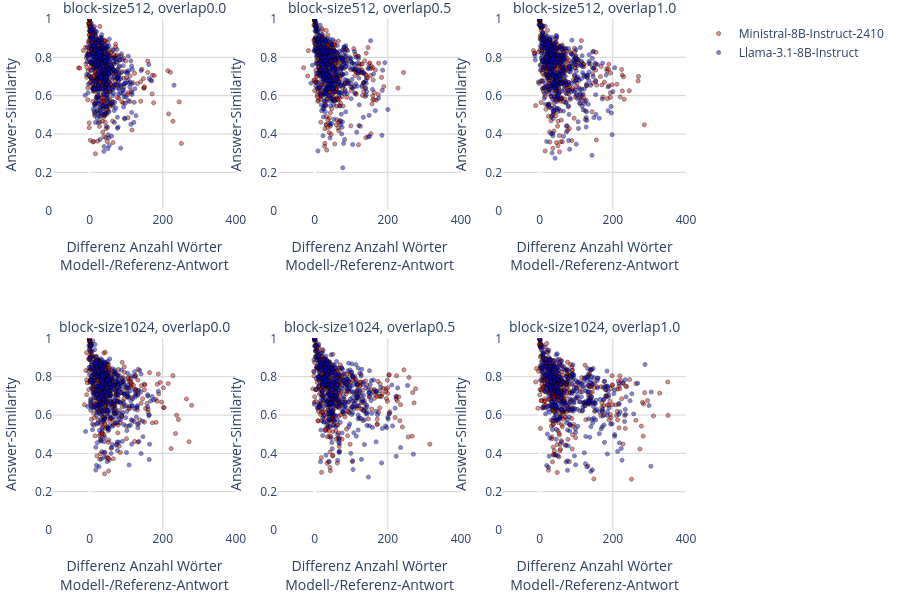

Notebook cell for this chart:
### Markdown cell above
#### Scatter-Plot Differenz Anzahl Wörter Modell-/Referenz-Antwort und Similarity für Segmentierungsverfahren

Gegenüberstellung der Differenz der Anzahl Wörter zwischen Modell-/Referenz-Antwort und Ähnlichkeit für Segmentierungsverfahren und Überlappungen.

### Code cell
retrieval = ['block-size512', 'block-size1024']
#retrieval = ['classification']

fig = make_subplots(len(retrieval), 3, subplot_titles=[f'{retrieval[j]}, overlap{overlaps[k]}' for j in range(len(retrieval)) for k in range(len(overlaps))])
#fig = go.Figure().set_subplots(3, 2)

# overlap
for k in range(len(overlaps)):
    # block_size
    for j in range(len(retrieval)):
        # models
        for i in range(len(models)):
            m = models[i]
            # Daten einlesen
            a_m = pq.read_table(f'{config.dataset["path"]}answers_model_{m}_retrieval_{retrieval[j]}_overlap{overlaps[k]}.parquet').to_pandas()
            # Antworten zu Fragen-Auswahl selektieren
            a_m = a_m.loc[queries_text_text_table_select.index]
            # Anzahl Wörter für Modell-Antworten
            a_m['answer_word_count'] = a_m['answer_model'].str.replace(r'\p{P}+', '', regex=True).str.replace(r'[\n\t\s]+', ' ', regex=True).str.split(' ').str.len()
            a_m['answer_word_count_diff'] = (a_m['answer_word_count'] - queries_text_text_table_select['answer_word_count'])

            #print(f'Modell {m}, Retrieval {retrieval[j]}, Overlap {overlaps[k]}\n')
            #print('Correlation\n')
            #print(stats.pearsonr(a_m['answer_word_count_diff'], a_m['answer_similarity']))
            #print(stats.spearmanr(a_m['answer_word_count_diff'], a_m['answer_similarity']))
            #print('')

            #print('Differenz Anzahl Wörter Modell-/Referenz-Antwort')
            #print(a_m['answer_word_count_diff'].describe())
            #print('')
            
            # Scatter Plot Anzahl Wörter Modell-/Referenz-Antwort
            fig.add_trace(go.Scatter(x=(a_m['answer_word_count'] - queries_text_text_table_select['answer_word_count']),#.abs(), 
                y=a_m['answer_similarity'],
                mode='markers',
                marker={'color': model_colors[i], 'size':4, 'opacity': 0.5, 'line':{'width':1, 'color': '#000000'}},
                name=m,
                showlegend=False
            ), row=j+1, col=k+1)

fig.update_yaxes(showgrid=True, gridwidth=1, gridcolor='LightGrey', title='Answer-Similarity', range=[0.0, 1.0])#
fig.update_xaxes(showgrid=True, gridwidth=1, gridcolor='LightGrey', title='Differenz Anzahl Wörter<br />Modell-/Referenz-Antwort', range=[-100, 400])#
        
fig.update_layout(
    width=900,
    height=600,
    plot_bgcolor='rgba(255, 255, 255, 1.0)', 
    paper_bgcolor='rgba(255, 255, 255, 1.0)', 
    margin={'l':10, 'b':10, 'r':10, 't':10},
    #title='Differenz Anzahl Wörter Modell-/Referenz-Antwort',
    showlegend=True,
)

fig.update_traces(row=1, col=1, showlegend=True)

fig.update_annotations(font={'size': 14})#
#fig['layout']['yaxis']['title']['text'] = 'Answer-Similarity'
#fig['layout']['yaxis4']['title']['text'] = 'Answer-Similarity'

#fig['layout']['xaxis4']['title']['text'] = 'Differenz Anzahl Wörter<br />Modell-/Referenz-Antwort'
#fig['layout']['xaxis5']['title']['text'] = 'Differenz Anzahl Wörter<br />Modell-/Referenz-Antwort'
#fig['layout']['xaxis6']['title']['text'] = 'Differenz Anzahl Wörter<br />Modell-/Referenz-Antwort'

fig.show()

### Figure 1 — Plotly figure (JSON) as saved in the notebook; plotly's stock layout.template omitted (floating-point values rounded to 4 significant figures; data arrays with more than 128 entries replaced by an {"elided": "..."} marker saying what was removed)
{"data": [{"marker": {"color": "#FF0000", "line": {"color": "#000000", "width": 1}, "opacity": 0.5, "size": 4}, "mode": "markers", "name": "Ministral-8B-Instruct-2410", "showlegend": true, "type": "scatter", "x": {"elided": "397 int values"}, "xaxis": "x", "y": {"elided": "397 float values"}, "yaxis": "y"}, {"marker": {"color": "#0000FF", "line": {"color": "#000000", "width": 1}, "opacity": 0.5, "size": 4}, "mode": "markers", "name": "Llama-3.1-8B-Instruct", "showlegend": true, "type": "scatter", "x": {"elided": "397 int values"}, "xaxis": "x", "y": {"elided": "397 float values"}, "yaxis": "y"}, {"marker": {"color": "#FF0000", "line": {"color": "#000000", "width": 1}, "opacity": 0.5, "size": 4}, "mode": "markers", "name": "Ministral-8B-Instruct-2410", "showlegend": false, "type": "scatter", "x": {"elided": "397 int values"}, "xaxis": "x4", "y": {"elided": "397 float values"}, "yaxis": "y4"}, {"marker": {"color": "#0000FF", "line": {"color": "#000000", "width": 1}, "opacity": 0.5, "size": 4}, "mode": "markers", "name": "Llama-3.1-8B-Instruct", "showlegend": false, "type": "scatter", "x": {"elided": "397 int values"}, "xaxis": "x4", "y": {"elided": "397 float values"}, "yaxis": "y4"}, {"marker": {"color": "#FF0000", "line": {"color": "#000000", "width": 1}, "opacity": 0.5, "size": 4}, "mode": "markers", "name": "Ministral-8B-Instruct-2410", "showlegend": false, "type": "scatter", "x": {"elided": "397 int values"}, "xaxis": "x2", "y": {"elided": "397 float values"}, "yaxis": "y2"}, {"marker": {"color": "#0000FF", "line": {"color": "#000000", "width": 1}, "opacity": 0.5, "size": 4}, "mode": "markers", "name": "Llama-3.1-8B-Instruct", "showlegend": false, "type": "scatter", "x": {"elided": "397 int values"}, "xaxis": "x2", "y": {"elided": "397 float values"}, "yaxis": "y2"}, {"marker": {"color": "#FF0000", "line": {"color": "#000000", "width": 1}, "opacity": 0.5, "size": 4}, "mode": "markers", "name": "Ministral-8B-Instruct-2410", "showlegend": false, "type": "scatter", "x": {"elided": "397 int values"}, "xaxis": "x5", "y": {"elided": "397 float values"}, "yaxis": "y5"}, {"marker": {"color": "#0000FF", "line": {"color": "#000000", "width": 1}, "opacity": 0.5, "size": 4}, "mode": "markers", "name": "Llama-3.1-8B-Instruct", "showlegend": false, "type": "scatter", "x": {"elided": "397 int values"}, "xaxis": "x5", "y": {"elided": "397 float values"}, "yaxis": "y5"}, {"marker": {"color": "#FF0000", "line": {"color": "#000000", "width": 1}, "opacity": 0.5, "size": 4}, "mode": "markers", "name": "Ministral-8B-Instruct-2410", "showlegend": false, "type": "scatter", "x": {"elided": "397 int values"}, "xaxis": "x3", "y": {"elided": "397 float values"}, "yaxis": "y3"}, {"marker": {"color": "#0000FF", "line": {"color": "#000000", "width": 1}, "opacity": 0.5, "size": 4}, "mode": "markers", "name": "Llama-3.1-8B-Instruct", "showlegend": false, "type": "scatter", "x": {"elided": "397 int values"}, "xaxis": "x3", "y": {"elided": "397 float values"}, "yaxis": "y3"}, {"marker": {"color": "#FF0000", "line": {"color": "#000000", "width": 1}, "opacity": 0.5, "size": 4}, "mode": "markers", "name": "Ministral-8B-Instruct-2410", "showlegend": false, "type": "scatter", "x": {"elided": "397 int values"}, "xaxis": "x6", "y": {"elided": "397 float values"}, "yaxis": "y6"}, {"marker": {"color": "#0000FF", "line": {"color": "#000000", "width": 1}, "opacity": 0.5, "size": 4}, "mode": "markers", "name": "Llama-3.1-8B-Instruct", "showlegend": false, "type": "scatter", "x": {"elided": "397 int values"}, "xaxis": "x6", "y": {"elided": "397 float values"}, "yaxis": "y6"}], "layout": {"annotations": [{"font": {"size": 14}, "showarrow": false, "text": "block-size512, overlap0.0", "x": 0.1444, "xanchor": "center", "xref": "paper", "y": 1, "yanchor": "bottom", "yref": "paper"}, {"font": {"size": 14}, "showarrow": false, "text": "block-size512, overlap0.5", "x": 0.5, "xanchor": "center", "xref": "paper", "y": 1, "yanchor": "bottom", "yref": "paper"}, {"font": {"size": 14}, "showarrow": false, "text": "block-size512, overlap1.0", "x": 0.8556, "xanchor": "center", "xref": "paper", "y": 1, "yanchor": "bottom", "yref": "paper"}, {"font": {"size": 14}, "showarrow": false, "text": "block-size1024, overlap0.0", "x": 0.1444, "xanchor": "center", "xref": "paper", "y": 0.375, "yanchor": "bottom", "yref": "paper"}, {"font": {"size": 14}, "showarrow": false, "text": "block-size1024, overlap0.5", "x": 0.5, "xanchor": "center", "xref": "paper", "y": 0.375, "yanchor": "bottom", "yref": "paper"}, {"font": {"size": 14}, "showarrow": false, "text": "block-size1024, overlap1.0", "x": 0.8556, "xanchor": "center", "xref": "paper", "y": 0.375, "yanchor": "bottom", "yref": "paper"}], "height": 600, "margin": {"b": 10, "l": 10, "r": 10, "t": 10}, "paper_bgcolor": "rgba(255, 255, 255, 1.0)", "plot_bgcolor": "rgba(255, 255, 255, 1.0)", "showlegend": true, "width": 900, "xaxis": {"anchor": "y", "domain": [0, 0.2889], "gridcolor": "LightGrey", "gridwidth": 1, "range": [-100, 400], "showgrid": true, "title": {"text": "Differenz Anzahl Wörter<br />Modell-/Referenz-Antwort"}}, "xaxis2": {"anchor": "y2", "domain": [0.3556, 0.6444], "gridcolor": "LightGrey", "gridwidth": 1, "range": [-100, 400], "showgrid": true, "title": {"text": "Differenz Anzahl Wörter<br />Modell-/Referenz-Antwort"}}, "xaxis3": {"anchor": "y3", "domain": [0.7111, 1], "gridcolor": "LightGrey", "gridwidth": 1, "range": [-100, 400], "showgrid": true, "title": {"text": "Differenz Anzahl Wörter<br />Modell-/Referenz-Antwort"}}, "xaxis4": {"anchor": "y4", "domain": [0, 0.2889], "gridcolor": "LightGrey", "gridwidth": 1, "range": [-100, 400], "showgrid": true, "title": {"text": "Differenz Anzahl Wörter<br />Modell-/Referenz-Antwort"}}, "xaxis5": {"anchor": "y5", "domain": [0.3556, 0.6444], "gridcolor": "LightGrey", "gridwidth": 1, "range": [-100, 400], "showgrid": true, "title": {"text": "Differenz Anzahl Wörter<br />Modell-/Referenz-Antwort"}}, "xaxis6": {"anchor": "y6", "domain": [0.7111, 1], "gridcolor": "LightGrey", "gridwidth": 1, "range": [-100, 400], "showgrid": true, "title": {"text": "Differenz Anzahl Wörter<br />Modell-/Referenz-Antwort"}}, "yaxis": {"anchor": "x", "domain": [0.625, 1], "gridcolor": "LightGrey", "gridwidth": 1, "range": [0, 1], "showgrid": true, "title": {"text": "Answer-Similarity"}}, "yaxis2": {"anchor": "x2", "domain": [0.625, 1], "gridcolor": "LightGrey", "gridwidth": 1, "range": [0, 1], "showgrid": true, "title": {"text": "Answer-Similarity"}}, "yaxis3": {"anchor": "x3", "domain": [0.625, 1], "gridcolor": "LightGrey", "gridwidth": 1, "range": [0, 1], "showgrid": true, "title": {"text": "Answer-Similarity"}}, "yaxis4": {"anchor": "x4", "domain": [0, 0.375], "gridcolor": "LightGrey", "gridwidth": 1, "range": [0, 1], "showgrid": true, "title": {"text": "Answer-Similarity"}}, "yaxis5": {"anchor": "x5", "domain": [0, 0.375], "gridcolor": "LightGrey", "gridwidth": 1, "range": [0, 1], "showgrid": true, "title": {"text": "Answer-Similarity"}}, "yaxis6": {"anchor": "x6", "domain": [0, 0.375], "gridcolor": "LightGrey", "gridwidth": 1, "range": [0, 1], "showgrid": true, "title": {"text": "Answer-Similarity"}}}}
